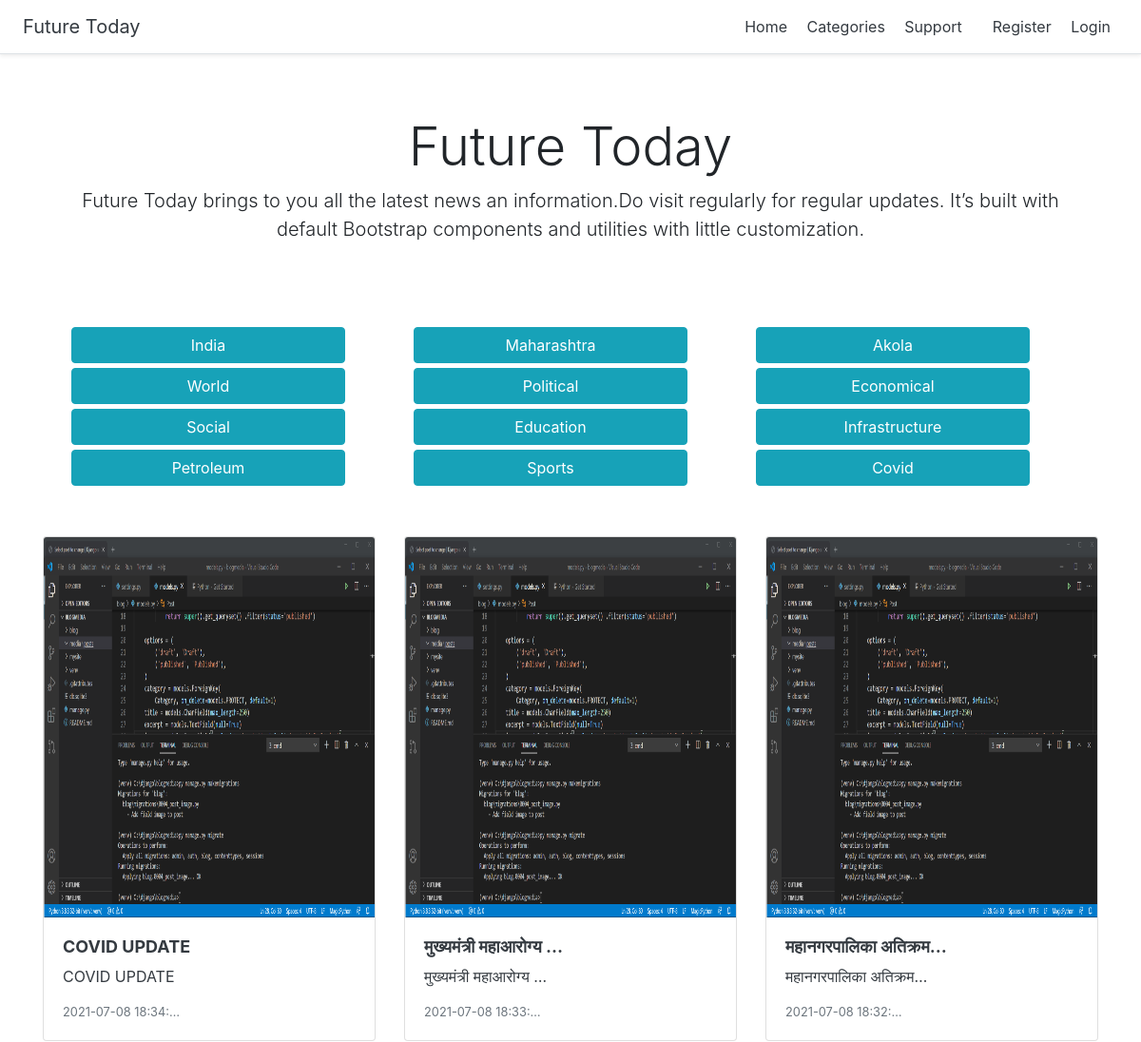
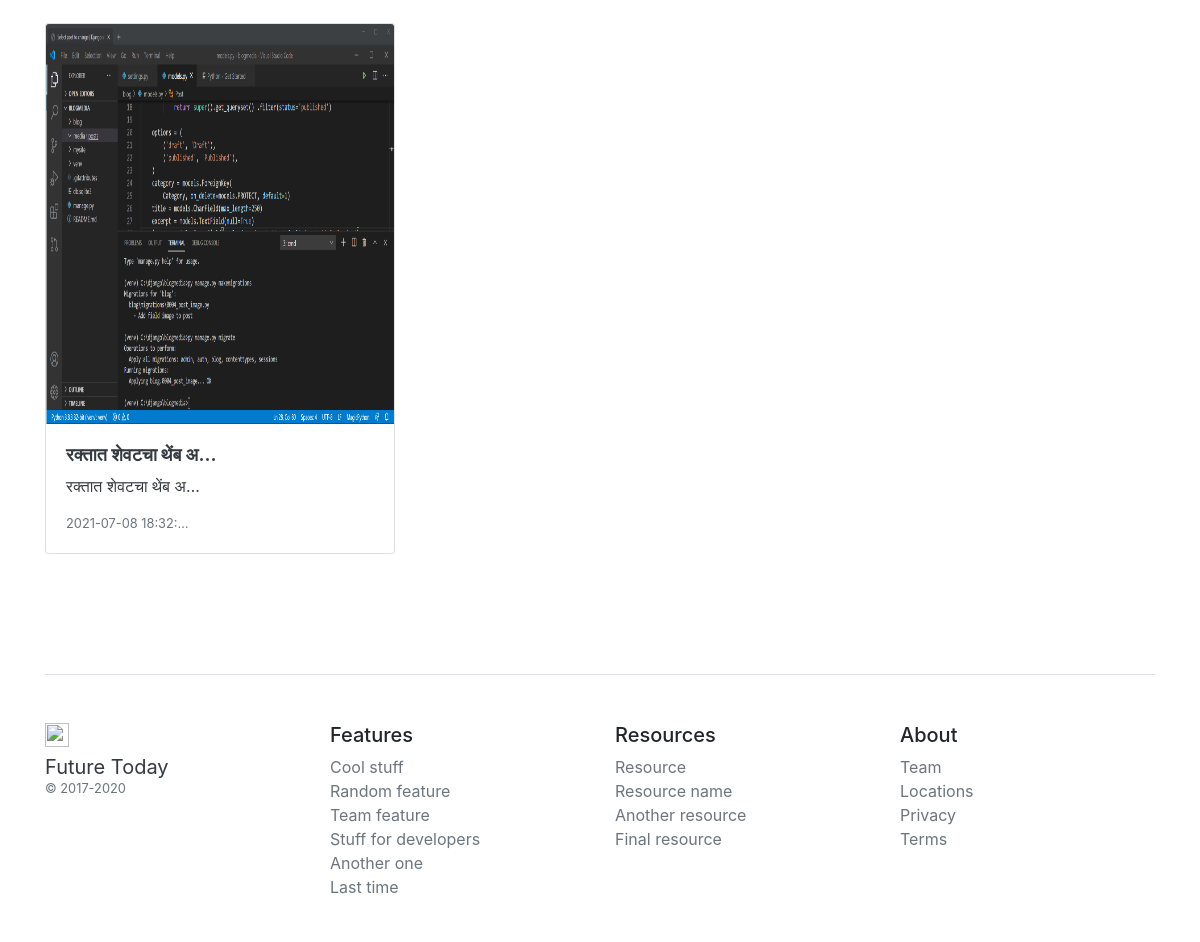
The page / on the database its author committed (2 pictures, top to bottom).
### blog/models.py (models this page shows, shortened)
class Category(models.Model):
    name = models.CharField(max_length=100)
    def __str__(self):
        return self.name

class Post(models.Model):
    class NewManager(models.Manager):
        def get_queryset(self):
            return super().get_queryset() .filter(status='published')
    options = (
        ('draft', 'Draft'),
        ('published', 'Published'),
    )
    category = models.ForeignKey(
        Category, on_delete=models.PROTECT, default=1)
    title = models.CharField(max_length=250)
    excerpt = models.TextField(null=True)
    image = models.ImageField(
        upload_to=user_directory_path, default='posts/default.jpg')
    image_caption = models.CharField(max_length=100, default='Photo by Blog')
    slug = models.SlugField(max_length=250, unique_for_date='publish')
    publish = models.DateTimeField(default=timezone.now)
    author = models.ForeignKey(
        User, on_delete=models.CASCADE, related_name='blog_posts')
    content = models.TextField()
    status = models.CharField(max_length=10, choices=options, default='draft')
    favourites = models.ManyToManyField(
        User, related_name='favourite', default=None, blank=True)
    likes = models.ManyToManyField(
        User, related_name='like', default=None, blank=True)
    like_count = models.BigIntegerField(default='0')
    thumbsup = models.IntegerField(default='0')
    thumbsdown = models.IntegerField(default='0')
    thumbs = models.ManyToManyField(User, related_name='thumbs', default=None, blank=True)
    objects = models.Manager()  # default manager
    newmanager = NewManager()  # custom manager
    def get_absolute_url(self):
        return reverse('blog:post_single', args=[self.slug])
    class Meta:
        ordering = ('-publish',)

### blog/views.py (the view)
# urls.py: path('', views.home, name='homepage'),
def home(request):
    all_posts = Post.newmanager.all()
    return render(request, 'blog/index.html', {'posts': all_posts})

### accounts/views.py (called while the page is built)
def avatar(request):
    if request.user.is_authenticated:
        user = User.objects.get(username=request.user)
        avatar = Profile.objects.filter(user=user)
        context = {
            "avatar": avatar,
        }
        return context
    else:
        return {
            'NotLoggedIn': User.objects.none()
        }

### blog/views.py (called while the page is built)
def category_list(request):
    category_list = Category.objects.exclude(name='default')
    context = {
        "category_list": category_list,
    }
    return context

### templates/blog/index.html (shortened to what this page needs)
    {% extends "../base/base.html" %}
    {% block content %}
    {% include "base/nav-main.html" %}
    <div class="container">
      <div class="pricing-header px-3 py-3 pt-md-5 pb-md-4 mx-auto text-center">
        <h1 class="display-4">Future Today</h1>
        <p class="lead">Future Today brings to you all the latest news an information.Do visit regularly for regular updates.
          It’s built with default Bootstrap components and utilities with little customization.</p>
      </div>
      <div class="py-5">
        <div class="container">
          <div class="row mx-auto">
           {% for cat in category_list %}
           <div class="col-9 col-sm-12 col-md-4 col-md-12 col-lg-4">
            <a href="category/{{cat}}"><button type="button" class="btn btn-info text-center" style="min-width: 18rem; margin-bottom: 5px;">{{cat}}</button></a>
           </div>
        {% endfor %}
        </div>
        </div>
        <br>
        <br>
        <div class="row">
          {% for post in posts %}
          <div class="col-md-4">
            <a class="text-dark" href="{{post.get_absolute_url}}">
              <div class="card mb-4 box-shadow">
                <img class="card-img-top" src="{{post.image.url}}" alt="{{ post.title }}" style="height: 400px;">
                <div class="card-body">
                  <h2 style="font-size:18px;font-weight:bold">{{post.title|truncatechars:20}}</h2>
                  <p class="card-text">{{post.excerpt|truncatechars:20}}</p>
                  <div class="d-flex justify-content-between align-items-center">
                    <small class="text-muted">{{post.publish|truncatechars:18}}</small>
                  </div>
                </div>
              </div>
            </a>
          </div>
          {% endfor %}
        </div>
      </div>
    </div>
    {% include "base/footer.html" %}
    {% endblock %}

### templates/base/base.html (shortened to what this page needs)
<!doctype html>
<html lang="en">
<head>
  <link rel="stylesheet" href="https://stackpath.bootstrapcdn.com/bootstrap/4.5.2/css/bootstrap.min.css"
>
</head>
<body>
  {% block content %}
  {% endblock %}
</body>
</html>

### templates/base/nav-main.html (shortened to what this page needs)
<div class="d-flex flex-column flex-md-row align-items-center p-3 px-md-4 mb-3 bg-white border-bottom shadow-sm">
    <h5 class="my-0 mr-md-auto font-weight-normal"><a class="text-dark" href="/">Future Today</a></h5>
    <nav class="my-2 my-md-0 mr-md-3">
        <a class="p-2 text-dark" href="/">Home</a>
        <a class="p-2 text-dark" href="/account/catlist">Categories</a>
        <a class="p-2 text-dark" href="/account/contact">Support</a>
    </nav>
    {% if request.user.is_authenticated %}
    <img class="avatar" src="
    {% for data in avatar %}
    {{ data.avatar.url }}
    {% endfor %}
    ">
    <ul class="navbar-nav">
        <li class="nav-item dropdown">
            <a class="nav-link dropdown-toggle text-dark" href="#" id="navbarDropdown" role="button"
                data-toggle="dropdown" aria-haspopup="true" aria-expanded="false">
            </a>
            <div class="dropdown-menu dropdown-menu-right" aria-labelledby="navbarDropdown">
                <a class="dropdown-item" href="{% url 'accounts:profile' %}">Dashboard</a>
                <a class="dropdown-item" href="{% url 'accounts:edit' %}">Edit details</a>
                <a class="dropdown-item" href="{% url 'accounts:favourite_list' %}">Saved Posts</a>
                <a class="dropdown-item" href="{% url 'password_change' %}">Change Password</a>
                <div class="dropdown-divider"></div>
                <a class="dropdown-item" href="{% url 'logout' %}">Logout</a>
            </div>
        </li>
    </ul>
    {% else %}
    <nav>
        <a class="p-2 text-dark" href="{% url 'accounts:register' %}">Register</a>
        <a class="p-2 text-dark" href="{% url 'login' %}">Login</a>
    </nav>
    {% endif %}
</div>

### templates/base/footer.html (shortened to what this page needs)
            <div class="container">
                <footer class="pt-4 my-md-5 pt-md-5 border-top">
                    <div class="row">
                        <div class="col-12 col-md">
                            <img class="mb-2" src="/docs/4.5/assets/brand/bootstrap-solid.svg" alt="" width="24"
                                height="24">
                                <h5 class="my-0 mr-md-auto font-weight-normal"><a class="text-dark" href="/">Future Today</a></h5>
                            <small class="d-block mb-3 text-muted">&copy; 2017-2020</small>
                        </div>
                        <div class="col-6 col-md">
                            <h5>Features</h5>
                            <ul class="list-unstyled text-small">
                                <li><a class="text-muted" href="#">Cool stuff</a></li>
                                <li><a class="text-muted" href="#">Random feature</a></li>
                                <li><a class="text-muted" href="#">Team feature</a></li>
                                <li><a class="text-muted" href="#">Stuff for developers</a></li>
                                <li><a class="text-muted" href="#">Another one</a></li>
                                <li><a class="text-muted" href="#">Last time</a></li>
                            </ul>
                        </div>
                        <div class="col-6 col-md">
                            <h5>Resources</h5>
                            <ul class="list-unstyled text-small">
                                <li><a class="text-muted" href="#">Resource</a></li>
                                <li><a class="text-muted" href="#">Resource name</a></li>
                                <li><a class="text-muted" href="#">Another resource</a></li>
                                <li><a class="text-muted" href="#">Final resource</a></li>
                            </ul>
                        </div>
                        <div class="col-6 col-md">
                            <h5>About</h5>
                            <ul class="list-unstyled text-small">
                                <li><a class="text-muted" href="#">Team</a></li>
                                <li><a class="text-muted" href="#">Locations</a></li>
                                <li><a class="text-muted" href="#">Privacy</a></li>
                                <li><a class="text-muted" href="#">Terms</a></li>
                            </ul>
                        </div>
                    </div>
                </footer>

### rows shown on the page
Category: name "India"
Category: name "Maharashtra"
Category: name "Akola"
Category: name "World"
Category: name "Political"
Category: name "Economical"
Category: name "Social"
Category: name "Education"
Category: name "Infrastructure"
Category: name "Petroleum"
Category: name "Sports"
Category: name "Covid"
Post: image (placeholder picture), title "COVID UPDATE", excerpt "COVID UPDATE", publish "2021-07-08 18:34:…"
Post: image (placeholder picture), title "मुख्यमंत्री महाआरोग्य …", excerpt "मुख्यमंत्री महाआरोग्य …", publish "2021-07-08 18:33:…"
Post: image (placeholder picture), title "महानगरपालिका अतिक्रम…", excerpt "महानगरपालिका अतिक्रम…", publish "2021-07-08 18:32:…"
Post: image (placeholder picture), title "रक्तात शेवटचा थेंब अ…", excerpt "रक्तात शेवटचा थेंब अ…", publish "2021-07-08 18:32:…"
